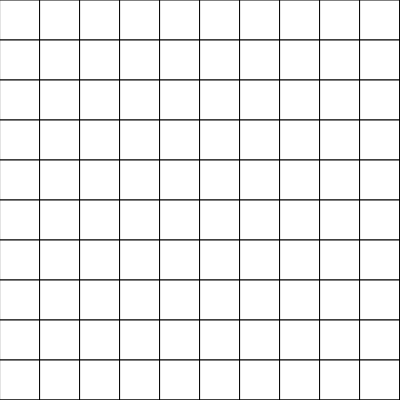
Frame 1 (no input)
Frame 60 (no input): identical to frame 1, image omitted
Frame 120 (the mouse pressed at the canvas centre since frame 60): identical to frame 1, image omitted

The p5.js sketch that drew this single still picture (run headless with seeded random() and noise() and a simulated clock; from frame 60 on, the mouse is pressed at the canvas centre):

// p5.js sketch
// ── sketch.js
function setup() {
  createCanvas(400, 400);
}

function draw() {
  background(220);
  let W = width / 10;
  let H = height / 10;

  // cells in the y direction
  for (let j = 0; j <= height / H; j++) {
    let ypos = j * H;
    // cells in the x direction
    for (i = 0; i <= width / W; i++) {
      let xpos = W * i;

      if (
        mouseX > xpos &&
        mouseX < xpos + W &&
        mouseY > ypos &&
        mouseY < ypos + H
      ) {
        fill("darkred");
      } else {
        fill("white");
      }
      rect(xpos, ypos, W, H);
    }
  }
}
